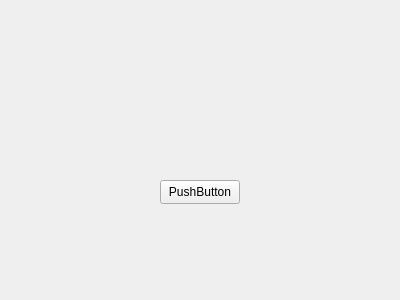
<?xml version="1.0" encoding="UTF-8"?>
<ui version="4.0">
 <class>Form</class>
 <widget class="QWidget" name="Form">
  <property name="geometry">
   <rect>
    <x>0</x>
    <y>0</y>
    <width>400</width>
    <height>300</height>
   </rect>
  </property>
  <property name="windowTitle">
   <string>Form</string>
  </property>
  <widget class="QPushButton" name="pushButton">
   <property name="geometry">
    <rect>
     <x>160</x>
     <y>180</y>
     <width>80</width>
     <height>24</height>
    </rect>
   </property>
   <property name="text">
    <string>PushButton</string>
   </property>
  </widget>
 </widget>
 <resources/>
 <connections/>
</ui>
